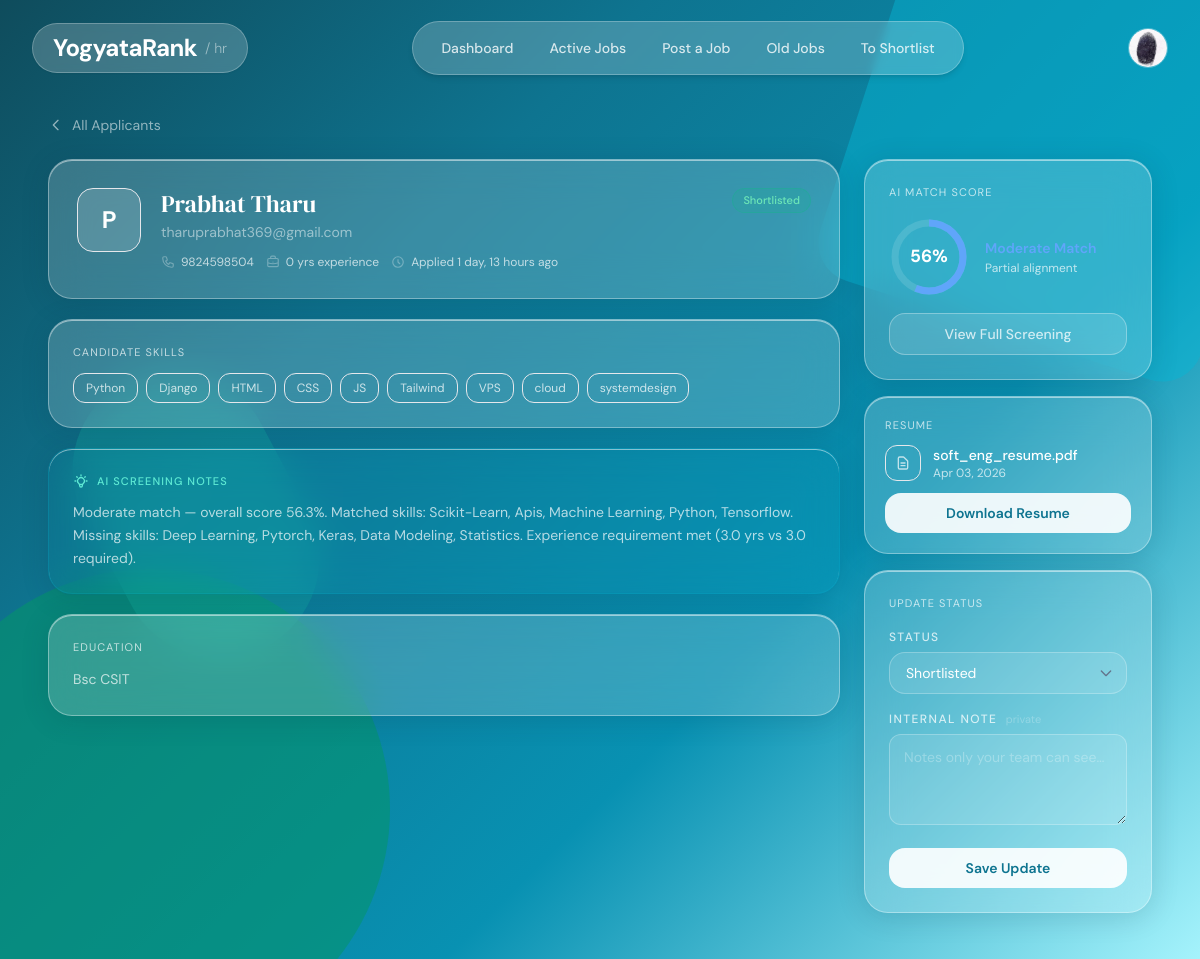
/applications/3/ (signed in), run on the app's committed database.
### accounts/models.py (models this page shows, shortened)
class CompanyProfile(models.Model):
    user         = models.OneToOneField(User, on_delete=models.CASCADE)
    phone           = models.CharField(max_length=20, blank=True)
    company_name = models.CharField(max_length=255)
    description  = models.TextField()
    website      = models.URLField(blank=True, null=True)
    location     = models.CharField(max_length=255, blank=True, null=True)
    logo         = models.ImageField(upload_to='company_logos/', blank=True, null=True)

class CandidateProfile(models.Model):
    user            = models.OneToOneField(User, on_delete=models.CASCADE)
    phone           = models.CharField(max_length=20, blank=True)
    about           = models.TextField(blank=True)
    education       = models.TextField(blank=True)
    experience      = models.IntegerField(default=0)
    skills          = models.TextField(blank=True)
    profile_picture = models.ImageField(
                        upload_to='profile_pictures/',
                        blank=True,
                        null=True,
                      )

### applications/models.py (models this page shows, shortened)
class Application(models.Model):
    class Status(models.TextChoices):
        PENDING     = "pending",     "Pending Review"
        REVIEWED    = "reviewed",    "Reviewed"
        SHORTLISTED = "shortlisted", "Shortlisted"
        REJECTED    = "rejected",    "Rejected"
        HIRED       = "hired",       "Hired"
        WITHDRAWN   = "withdrawn",   "Withdrawn"   # ← was missing, caused 3 view crashes
    candidate    = models.ForeignKey(
                     'accounts.CandidateProfile',
                     on_delete=models.CASCADE,
                     related_name="applications",
                   )
    job          = models.ForeignKey(
                     'jobs.Job',
                     on_delete=models.CASCADE,
                     related_name="applications",
                   )
    resume       = models.ForeignKey(
                     Resume,
                     on_delete=models.SET_NULL,
                     null=True,
                     related_name="applications",
                   )
    match_score   = models.FloatField(default=0)
    status        = models.CharField(
                      max_length=20,
                      choices=Status.choices,
                      default=Status.PENDING,
                    )
    company_note  = models.TextField(blank=True)
    score_notes   = models.TextField(blank=True)
    status_note   = models.TextField(blank=True, help_text="Internal note visible to company only")
    applied_at    = models.DateTimeField(auto_now_add=True)
    updated_at    = models.DateTimeField(auto_now=True)
    class Meta:
        constraints = [
            models.UniqueConstraint(fields=["candidate", "job"], name="unique_application")
        ]
        ordering = ["-match_score", "-applied_at"]

class Resume(models.Model):
    candidate   = models.ForeignKey(
                    'accounts.CandidateProfile',
                    on_delete=models.CASCADE,
                    related_name="resumes",
                  )
    file        = models.FileField(upload_to="resumes/")
    label       = models.CharField(
                    max_length=100, blank=True,
                    help_text="Optional label, e.g. 'Software Engineer Resume v2'",
                  )
    uploaded_at = models.DateTimeField(auto_now_add=True)
    is_default  = models.BooleanField(default=False)
    class Meta:
        ordering = ["-uploaded_at"]
    @property
    def filename(self):
        return self.file.name.split("/")[-1]

### applications/views.py (the view)
# urls.py: path("<int:application_id>/",            views.application_detail,       name="application_detail"),
@login_required
def application_detail(request, application_id):
    company = _get_company(request)
    if not company:
        raise Http404
    application = get_object_or_404(
        Application.objects.select_related("candidate__user", "job__company", "resume"),
        id=application_id,
        job__company=company,
    )
    if request.method == "POST":
        old_status = application.status
        form = ApplicationStatusForm(request.POST, instance=application)
        if form.is_valid():
            updated = form.save()
            messages.success(request, "Application status updated.")
            if updated.status != old_status:
                _send_status_notification(updated)
            return redirect("application_detail", application_id=application.id)
    else:
        form = ApplicationStatusForm(instance=application)
    skills_list = [
        s.strip()
        for s in (application.candidate.skills or "").split(",")
        if s.strip()
    ]
    return render(request, "applications/application_detail.html", {
        "application": application,
        "form":        form,
        "skills_list": skills_list,
        "company":     company,
    })

### templates/applications/application_detail.html (shortened to what this page needs)
{% extends "company_base.html" %}
{% block main_content %}
<main class="max-w-6xl mx-auto px-4 md:px-6 pt-[12vh] pb-12 relative z-10">
  <a href="{% url 'view_applicants' application.job.id %}"
     class="inline-flex items-center gap-2 text-white/55 hover:text-white text-sm mb-6 transition-colors group">
    <svg class="w-4 h-4 group-hover:-translate-x-0.5 transition-transform" fill="none" stroke="currentColor" viewBox="0 0 24 24">
      <path stroke-linecap="round" stroke-linejoin="round" stroke-width="2" d="M15 19l-7-7 7-7"/>
    </svg>
    All Applicants
  </a>
  <div class="flex flex-col lg:flex-row gap-6 items-start">
    <div class="flex-1 min-w-0 flex flex-col gap-5">
      <div class="glass-card rounded-3xl p-7">
        <div class="flex items-start gap-5">
          <div class="w-16 h-16 rounded-2xl shrink-0 flex items-center justify-center font-bold text-2xl bg-white/15 border border-white/28 text-white select-none">
            {{ application.candidate.user.first_name|first|default:application.candidate.user.username|first|upper }}
          </div>
          <div class="flex-1 min-w-0">
            <div class="flex items-start justify-between gap-3">
              <div class="min-w-0">
                <h1 class="font-serif-display text-2xl text-white mb-0.5 truncate">
                  {{ application.candidate.user.get_full_name|default:application.candidate.user.username }}
                </h1>
                <p class="text-white/50 text-sm mb-3">{{ application.candidate.user.email }}</p>
              </div>
              <span class="badge badge-{{ application.status }} shrink-0">{{ application.get_status_display }}</span>
            </div>
            <div class="flex flex-wrap gap-3 text-xs text-white/70">
              {% if application.candidate.phone %}
              <span class="flex items-center gap-1.5">
                {{ application.candidate.phone }}
              </span>
              {% endif %}
              <span class="flex items-center gap-1.5">
                {{ application.candidate.experience }} yr{{ application.candidate.experience|pluralize }} experience
              </span>
              <span class="flex items-center gap-1.5">
                <svg class="w-3.5 h-3.5 text-white/30" fill="none" stroke="currentColor" viewBox="0 0 24 24">
                  <path stroke-linecap="round" stroke-linejoin="round" stroke-width="2" d="M12 8v4l3 3m6-3a9 9 0 11-18 0 9 9 0 0118 0z"/>
                </svg>
                Applied {{ application.applied_at|timesince }} ago
              </span>
            </div>
          </div>
        </div>
      </div>
      {% if skills_list %}
      <div class="glass-card rounded-3xl p-6">
        <p class="text-white/70 text-[11px] uppercase tracking-widest mb-3">Candidate Skills</p>
        <div class="flex flex-wrap gap-2">
          {% for skill in skills_list %}
          <span class="text-xs px-3 py-1.5 rounded-xl bg-white/12 border border-white/22 text-white/75">
            {{ skill }}
          </span>
          {% endfor %}
        </div>
      </div>
      {% endif %}
      {% if application.score_notes %}
      <div class="glass-card rounded-3xl p-6"
           style="background:rgba(6,182,212,0.06); border-color:rgba(6,182,212,0.20);">
        <div class="flex items-center gap-2 mb-3">
          <p class="text-teal-300 text-[11px] font-medium uppercase tracking-widest">AI Screening Notes</p>
        </div>
        <p class="text-white/70 text-sm leading-relaxed">{{ application.score_notes }}</p>
      </div>
      {% endif %}
      {% if application.candidate.education %}
      <div class="glass-card rounded-3xl p-6">
        <p class="text-white/70 text-[11px] uppercase tracking-widest mb-3">Education</p>
        <p class="text-white/70 text-sm leading-relaxed whitespace-pre-line">{{ application.candidate.education }}</p>
      </div>
      {% endif %}
    </div>
    <div class="w-full lg:w-72 shrink-0 flex flex-col gap-4">
      <div class="glass-card rounded-3xl p-6">
        <p class="text-white/70 text-[11px] uppercase tracking-widest mb-4">AI Match Score</p>
        <div class="flex items-center gap-4">
          <div class="score-ring shrink-0">
            {% with score=application.match_score %}
            <svg viewBox="0 0 80 80" width="80" height="80">
              <circle cx="40" cy="40" r="34" fill="none"
                      stroke="rgba(255,255,255,0.12)" stroke-width="7"/>
              <circle cx="40" cy="40" r="34" fill="none"
                      stroke="{% if score >= 70 %}#22c55e{% elif score >= 45 %}#60a5fa{% else %}#ef4444{% endif %}"
                      stroke-width="7"
                      style="stroke-dasharray: calc({{ score }} * 2.136) 213.6;"/>
            </svg>
            <div class="score-text">
              {% if score %}{{ score|floatformat:0 }}%{% else %}—{% endif %}
            </div>
            {% endwith %}
          </div>
          <div>
            {% if application.match_score >= 70 %}
            <p class="text-emerald-400 font-semibold text-sm">Strong Match</p>
            <p class="text-white/70 text-xs mt-0.5">High skill alignment</p>
            {% elif application.match_score >= 45 %}
            <p class="text-blue-400 font-semibold text-sm">Moderate Match</p>
            <p class="text-white/70 text-xs mt-0.5">Partial alignment</p>
            {% elif application.match_score > 0 %}
            <p class="text-red-400 font-semibold text-sm">Weak Match</p>
            <p class="text-white/70 text-xs mt-0.5">Low alignment</p>
            {% else %}
            <p class="text-white/70 font-semibold text-sm">Not Screened</p>
            <p class="text-white/30 text-xs mt-0.5">Run AI screening</p>
            {% endif %}
          </div>
        </div>
        {% if application.match_score %}
        <a href="{% url 'screening_result_detail' application.id %}"
           class="btn-outline w-full text-sm py-2.5 rounded-2xl block text-center mt-4">
          View Full Screening
        </a>
        {% endif %}
      </div>
      {% if application.resume %}
      <div class="glass-card rounded-3xl p-5">
        <p class="text-white/70 text-[11px] uppercase tracking-widest mb-3">Resume</p>
        <div class="flex items-center gap-3 mb-3">
          <div class="w-9 h-9 rounded-xl bg-white/12 border border-white/22 flex items-center justify-center shrink-0">
            <svg class="w-4 h-4 text-white/70" fill="none" stroke="currentColor" viewBox="0 0 24 24">
              <path stroke-linecap="round" stroke-linejoin="round" stroke-width="2"
                    d="M9 12h6m-6 4h6m2 5H7a2 2 0 01-2-2V5a2 2 0 012-2h5.586a1 1 0 01.707.293l5.414 5.414a1 1 0 01.293.707V19a2 2 0 01-2 2z"/>
            </svg>
          </div>
          <div class="min-w-0">
            <p class="text-white text-sm font-medium truncate">{{ application.resume.label|default:application.resume.filename }}</p>
            <p class="text-white/70 text-xs">{{ application.resume.uploaded_at|date:"M d, Y" }}</p>
          </div>
        </div>
        <a href="{{ application.resume.file.url }}" target="_blank"
           class="btn-teal w-full py-2.5 rounded-2xl text-sm block text-center">
          Download Resume
        </a>
      </div>
      {% endif %}
      <div class="glass-card rounded-3xl p-6">
        <p class="text-white/70 text-[11px] uppercase tracking-widest mb-4">Update Status</p>
        <form method="post">
          <div class="mb-4">
            <label class="form-label block mb-1.5">Status</label>
            <select name="status" class="form-input select-glass rounded-2xl px-4 py-2.5 text-sm">
              {% for val, label in form.fields.status.choices %}
              <option value="{{ val }}" {% if form.status.value == val %}selected{% endif %}>{{ label }}</option>
              {% endfor %}
            </select>
          </div>
          <div class="mb-4">
            <label class="form-label block mb-1.5">
              Internal Note
              <span class="normal-case tracking-normal text-white/25 text-[11px] font-normal ml-1">private</span>
            </label>
            <textarea name="company_note" class="form-input" rows="3"
                      placeholder="Notes only your team can see…">{{ form.company_note.value|default:'' }}</textarea>
          </div>
          <button type="submit" class="btn-teal w-full py-2.5 rounded-2xl text-sm">
            Save Update
          </button>
        </form>
      </div>
    </div>
  </div>
</main>
{% endblock %}

### templates/company_base.html (shortened to what this page needs)
{% load static tailwind_tags %}
<!DOCTYPE html>
<html lang="en">
<head>
  {% tailwind_css %}
</head>
<body class="min-h-screen">
  <div class="bg-canvas">
    <div class="shape-bl-teal"></div>
    <div class="shape-tr-teal"></div>
    <div class="shape-mid-teal"></div>
  </div>
  <header class="fixed top-0 left-0 w-full z-50">
    <div class="w-full px-4 md:px-8 flex items-center justify-between h-[10vh]">
      <a href="{% url 'company_dashboard' %}"
         class="flex items-center gap-2 backdrop-blur-sm bg-white/20 border border-white/25 rounded-full px-3 md:px-5 py-2 shadow-sm hover:bg-white/25 transition-all">
        <span class="text-xl md:text-2xl text-white tracking-tight font-bold">YogyataRank</span>
        <span class="hidden sm:block text-sm text-white/50 font-light">/ hr</span>
      </a>
      <nav class="hidden md:flex items-center gap-1 backdrop-blur-sm bg-white/20 border border-white/25 rounded-full px-3 py-2 shadow-md">
        <a href="{% url 'company_dashboard' %}"
           class="nav-link {% block nav_dashboard %}{% endblock %} px-4 py-2 rounded-full text-sm font-medium text-white/80 hover:text-white hover:bg-white/15 transition-all">
          Dashboard
        </a>
        <a href="{% url 'company_job_list' %}"
           class="nav-link {% block nav_jobs %}{% endblock %} px-4 py-2 rounded-full text-sm font-medium text-white/80 hover:text-white hover:bg-white/15 transition-all">
          Active Jobs
        </a>
         <a href="{% url 'create_job' %}"
          class="nav-link {% block nav_post_job %}{% endblock %} px-4 py-2 rounded-full text-sm font-medium text-white/80 hover:text-white hover:bg-white/15 transition-all">
          Post a Job
        </a>
        <a href="{% url 'old_jobs' %}"
          class="nav-link {% block nav_old_jobs %}{% endblock %} px-4 py-2 rounded-full text-sm font-medium text-white/80 hover:text-white hover:bg-white/15 transition-all">
          Old Jobs
        </a>
        <a href="{% url 'to_shortlist' %}"
          class="nav-link {% block nav_to_shortlist %}{% endblock %} px-4 py-2 rounded-full text-sm font-medium text-white/80 hover:text-white hover:bg-white/15 transition-all flex items-center gap-2">
          To Shortlist
        </a>
      </nav>
      <div class="flex items-center gap-2">
        {% block nav_avatar %}
        <a href="{% url 'company_edit_profile' %}" title="Edit Profile" class="h-10 w-10 flex-shrink-0">
          {% if company and company.logo %}
            <img src="{{ company.logo.url }}"
                 alt="Company Logo"
                 class="h-10 w-10 rounded-full border border-white/30 object-cover hover:opacity-90 transition-all">
          {% else %}
            <div class="h-10 w-10 rounded-full flex items-center justify-center font-bold text-sm bg-white/20 border border-white/30 text-white">
              {{ company.company_name|first|default:request.user.username|first|upper }}
            </div>
          {% endif %}
        </a>
        {% endblock %}
      </div>
    </div>
  </header>
  {% block main_content %}{% endblock %}
</body>
</html>

### data on the page
CompanyProfile: logo (picture)
Application: candidate.user.first_name|first "P", candidate.user.get_full_name "Prabhat Tharu", candidate.user.email "tharuprabhat369@gmail.com", status "Shortlisted", candidate.phone "9824598504", candidate.experience "0", applied_at "1 day, 13 hours", score_notes "Moderate match — overall score 56.3%. Matched skills: Scikit-Learn, Apis, Machine Learning, Python, Tensorflow. Missing skills: Deep Learning, Pytorch, Keras, Data Modeling, Statistics. Experience requirement met (3.0 yrs vs 3.0 required).", candidate.education "Bsc CSIT", match_score "56", resume.label "soft_eng_resume.pdf", resume.uploaded_at "Apr 03, 2026"

### other printed values
{{ skill }} "Python" "Django" "HTML" "CSS" "JS" "Tailwind" "VPS" "cloud" "systemdesign"
